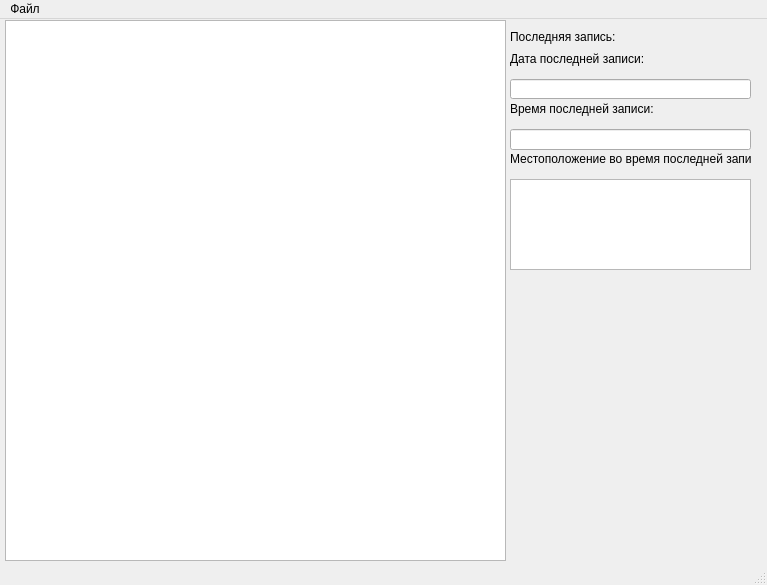
<?xml version="1.0" encoding="UTF-8"?>
<ui version="4.0">
 <class>MainWindow</class>
 <widget class="QMainWindow" name="MainWindow">
  <property name="geometry">
   <rect>
    <x>0</x>
    <y>0</y>
    <width>767</width>
    <height>585</height>
   </rect>
  </property>
  <property name="windowTitle">
   <string>MainWindow</string>
  </property>
  <widget class="QWidget" name="centralwidget">
   <widget class="QTextEdit" name="textEdit">
    <property name="geometry">
     <rect>
      <x>5</x>
      <y>1</y>
      <width>501</width>
      <height>541</height>
     </rect>
    </property>
   </widget>
   <widget class="QLineEdit" name="dateLine">
    <property name="geometry">
     <rect>
      <x>510</x>
      <y>60</y>
      <width>241</width>
      <height>20</height>
     </rect>
    </property>
   </widget>
   <widget class="QLabel" name="label">
    <property name="geometry">
     <rect>
      <x>510</x>
      <y>30</y>
      <width>241</width>
      <height>20</height>
     </rect>
    </property>
    <property name="text">
     <string>Дата последней записи:</string>
    </property>
   </widget>
   <widget class="QLabel" name="label_2">
    <property name="geometry">
     <rect>
      <x>510</x>
      <y>10</y>
      <width>241</width>
      <height>16</height>
     </rect>
    </property>
    <property name="text">
     <string>Последняя запись:</string>
    </property>
   </widget>
   <widget class="QLabel" name="label_3">
    <property name="geometry">
     <rect>
      <x>510</x>
      <y>80</y>
      <width>241</width>
      <height>20</height>
     </rect>
    </property>
    <property name="text">
     <string>Время последней записи:</string>
    </property>
   </widget>
   <widget class="QLineEdit" name="timeLine">
    <property name="geometry">
     <rect>
      <x>510</x>
      <y>110</y>
      <width>241</width>
      <height>21</height>
     </rect>
    </property>
   </widget>
   <widget class="QLabel" name="label_4">
    <property name="geometry">
     <rect>
      <x>510</x>
      <y>130</y>
      <width>241</width>
      <height>20</height>
     </rect>
    </property>
    <property name="text">
     <string>Местоположение во время последней записи:</string>
    </property>
   </widget>
   <widget class="QTextEdit" name="locationText">
    <property name="geometry">
     <rect>
      <x>510</x>
      <y>160</y>
      <width>241</width>
      <height>91</height>
     </rect>
    </property>
   </widget>
  </widget>
  <widget class="QMenuBar" name="menubar">
   <property name="geometry">
    <rect>
     <x>0</x>
     <y>0</y>
     <width>767</width>
     <height>21</height>
    </rect>
   </property>
   <widget class="QMenu" name="menu">
    <property name="title">
     <string>Файл</string>
    </property>
    <addaction name="newAction"/>
    <addaction name="saveAction"/>
    <addaction name="openAction"/>
    <addaction name="separator"/>
    <addaction name="closeAction"/>
   </widget>
   <addaction name="menu"/>
  </widget>
  <widget class="QStatusBar" name="statusbar"/>
  <action name="saveAction">
   <property name="text">
    <string>Сохранить</string>
   </property>
  </action>
  <action name="openAction">
   <property name="text">
    <string>Открыть</string>
   </property>
  </action>
  <action name="closeAction">
   <property name="text">
    <string>Закрыть</string>
   </property>
  </action>
  <action name="newAction">
   <property name="text">
    <string>Новая запись</string>
   </property>
  </action>
 </widget>
 <resources/>
 <connections/>
</ui>
